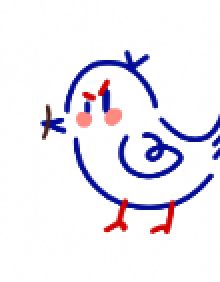
#> input picture core/assets/jingwei-bird.png, 110 x 141 px (shown 2 times larger)
$ python -i framed_canvas.py   (imports and definitions only)
#> lines starting #> are read from the running program, lines starting #| are printed output that depends on the picture; after the words box and inside, x2 and y2 are one past the last pixel; in counts of white or black regions, pixels touching at a corner belong together
#> further down, picture is the input picture: shape (141, 110, 3); mean B, G, R 243.6, 235.3, 238
### core/text_fonts.py
"""Cross-platform font resolution for visible text watermarks.

Latin-only fonts (DejaVu, Arial) load before CJK-capable fonts on Linux Docker
images and silently fail to render Chinese — always prefer CJK paths when the
text requires it, and verify glyph metrics before accepting a font.
"""

from __future__ import annotations

from pathlib import Path

from PIL import Image, ImageDraw, ImageFont

_ASSETS_DIR = Path(__file__).resolve().parent / "assets"

FONT_CJK_PATHS = [
    "C:/Windows/Fonts/msyhbd.ttc",
    "C:/Windows/Fonts/msyh.ttc",
    "C:/Windows/Fonts/simhei.ttf",
    "C:/Windows/Fonts/simsun.ttc",
    "/System/Library/Fonts/PingFang.ttc",
    "/System/Library/Fonts/STHeiti Light.ttc",
    "/usr/share/fonts/truetype/wqy/wqy-microhei.ttc",
    "/usr/share/fonts/truetype/wqy/wqy-microhei/wqy-microhei.ttc",
    "/usr/share/fonts/opentype/noto/NotoSansCJK-Bold.ttc",
    "/usr/share/fonts/opentype/noto/NotoSansCJK-Regular.ttc",
]

FONT_LATIN_PATHS = [
    "C:/Windows/Fonts/arialbd.ttf",
    "C:/Windows/Fonts/arial.ttf",
    "/System/Library/Fonts/Helvetica.ttc",
    "/usr/share/fonts/truetype/dejavu/DejaVuSans-Bold.ttf",
    "/usr/share/fonts/truetype/dejavu/DejaVuSans.ttf",
    str(_ASSETS_DIR / "DejaVuSans-Bold.ttf"),
]


def text_needs_cjk(text: str) -> bool:
    return any(ord(ch) > 127 for ch in text)


def font_renders_text(
    font: ImageFont.FreeTypeFont | ImageFont.ImageFont,
    text: str,
    size: int,
) -> bool:
    sample = text.strip()[:8] or "A"
    dummy = Image.new("L", (max(size * max(len(sample), 1), size * 2), size * 2))
    bbox = ImageDraw.Draw(dummy).textbbox((0, 0), sample, font=font)
    return (bbox[2] - bbox[0]) >= max(4, size // 4) and (bbox[3] - bbox[1]) >= max(4, size // 4)


def get_text_font(
    size: int,
    text: str = "",
) -> ImageFont.FreeTypeFont | ImageFont.ImageFont:
    needs_cjk = text_needs_cjk(text)
    paths = (
        FONT_CJK_PATHS + FONT_LATIN_PATHS
        if needs_cjk
        else FONT_LATIN_PATHS + FONT_CJK_PATHS
    )
    for path in paths:
        try:
            font = ImageFont.truetype(path, size)
            if not needs_cjk or font_renders_text(font, text, size):
                return font
        except (OSError, IOError):
            continue
    return ImageFont.load_default()

### core/framed_canvas.py
"""Framed canvas — wrap the original image in a poisoned border.

Instead of perturbing pixels of the artwork itself, this mode places the
original image at the centre of a larger canvas and fills the border with
diagonal stripes and rotated copyright text.  The image area is preserved
exactly; only the surrounding border is new.

Why this can disrupt AI editing:
- Many edit pipelines crop / resize the *whole* image; the border text and
  stripe pattern enters the model's input space and can confuse subject
  localisation.
- Inpainting models that try to extend the canvas are forced to reckon
  with the high-contrast diagonal stripes and copyright text.

Uses only Pillow and numpy.  No deep-learning dependencies.
"""

from __future__ import annotations

import numpy as np
from PIL import Image, ImageDraw, ImageFont

from core.text_fonts import get_text_font as _get_font

DEFAULT_FRAMED_CANVAS_TEXT = (
    "COPYRIGHT PROTECTED \u2014 Preview Only "
    "\u2014 Unauthorized AI Editing Prohibited"
)

_BORDER_BG = (40, 40, 40)
_STRIPE_COLOR = (70, 70, 70)
_TEXT_COLOR = (180, 180, 180)
_STRIPE_SPACING = 8
_STRIPE_WIDTH = 2

_BORDER_RATIO_MIN = 0.08
_BORDER_RATIO_MAX = 0.20


def _validate_inputs(image: np.ndarray) -> None:
    if image.dtype != np.uint8:
        raise ValueError(f"Input dtype must be uint8, got {image.dtype}.")
    if image.ndim != 3 or image.shape[2] != 3:
        raise ValueError(f"Input must be HxWx3 RGB, got shape {image.shape}.")
    if image.shape[0] < 8 or image.shape[1] < 8:
        raise ValueError(
            f"Image dimensions must be at least 8x8, got {image.shape[:2]}."
        )


def apply_framed_canvas(
    image: np.ndarray,
    *,
    border_text: str = "",
    border_ratio: float = 0.125,
    seed: int = 42,
) -> np.ndarray:
    """Place *image* on a larger canvas with a poisoned diagonal-stripe border.

    Parameters
    ----------
    image : np.ndarray
        RGB uint8, shape ``(H, W, 3)``.
    border_text : str
        Text rendered along the border.  Empty falls back to
        ``DEFAULT_FRAMED_CANVAS_TEXT``.
    border_ratio : float
        Border thickness as a fraction of input dimensions, clamped to
        ``[0.08, 0.20]``.
    seed : int
        Accepted for API symmetry; the transform is deterministic.

    Returns
    -------
    np.ndarray
        RGB uint8, shape ``(H + 2*border_h, W + 2*border_w, 3)``.
    """
#> called with border_text = '', border_ratio = 0.125, seed = 42
    del seed
    _validate_inputs(image)

    ratio = float(np.clip(border_ratio, _BORDER_RATIO_MIN, _BORDER_RATIO_MAX))
    text = border_text.strip() if border_text and border_text.strip() else DEFAULT_FRAMED_CANVAS_TEXT

    h, w = image.shape[:2]
#> h = 141; w = 110
    border_h = max(1, int(h * ratio))
#> border_h = 17
    border_w = max(1, int(w * ratio))
#> border_w = 13

    out_h = h + 2 * border_h
#> out_h = 175
    out_w = w + 2 * border_w
#> out_w = 136

    canvas = Image.new("RGB", (out_w, out_h), _BORDER_BG)
#> canvas: PIL image 136x175 RGB; every value is 40
    draw = ImageDraw.Draw(canvas)

    inner_x0 = border_w
#> inner_x0 = 13
    inner_y0 = border_h
#> inner_y0 = 17
    inner_x1 = border_w + w
#> inner_x1 = 123
    inner_y1 = border_h + h
#> inner_y1 = 158

    for offset in range(-out_h, out_w + out_h, _STRIPE_SPACING):
        p1 = (offset, 0)
        p2 = (offset + out_h, out_h)
        draw.line([p1, p2], fill=_STRIPE_COLOR, width=_STRIPE_WIDTH)

    canvas.paste(Image.fromarray(image), (inner_x0, inner_y0))
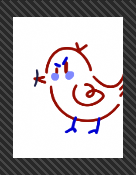
#> canvas: PIL image 136x175 RGB; mean R, G, B 176.6, 171.2, 172.9

    font_size = max(10, border_h // 4)
#> font_size = 10
    font = _get_font(font_size, text)
#> the loop in get_text_font, `for path in paths:` made 1 pass
#> bbox in font_renders_text on pass 1: (0, 3, 52, 10)

    dummy = Image.new("RGBA", (1, 1))
    bbox = ImageDraw.Draw(dummy).textbbox((0, 0), text, font=font)
#> bbox = (0, 2, 391, 12)
    tw = bbox[2] - bbox[0]
#> tw = 391
    th = bbox[3] - bbox[1]
#> th = 10

    strip_w = max(out_w, out_h) + tw
#> strip_w = 566
    text_layer = Image.new("RGBA", (strip_w, th + font_size), (0, 0, 0, 0))
#> text_layer: PIL image 566x20 RGBA; every value is 0
    tlayer_draw = ImageDraw.Draw(text_layer)
    x = 0
    spacing = tw + font_size * 2
#> spacing = 411
    while x < strip_w:
        tlayer_draw.text((x, font_size // 4), text, font=font, fill=_TEXT_COLOR + (255,))
        x += spacing
#> this loop made 2 passes
#> x on passes 1 to 2: 411, 822
#> after the loop, x = 822

    rotated = text_layer.rotate(45, expand=True, resample=Image.BICUBIC)
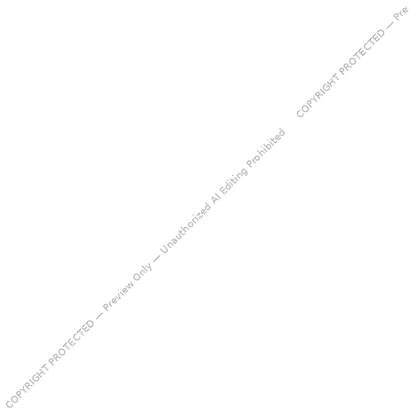
#> rotated: PIL image 416x416 RGBA; mean R, G, B, A 2.9, 2.9, 2.9, 1.8; transparent parts drawn white
    rtw, rth = rotated.size
#> rtw = 416; rth = 416

    overlay = Image.new("RGBA", (out_w, out_h), (0, 0, 0, 0))
#> overlay: PIL image 136x175 RGBA; every value is 0
    overlay.paste(rotated, ((out_w - rtw) // 2, (out_h - rth) // 2), rotated)
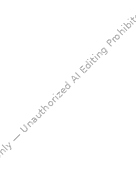
#> overlay: PIL image 136x175 RGBA; mean R, G, B, A 3.1, 3.1, 3.1, 2.7; transparent parts drawn white

    border_mask = Image.new("L", (out_w, out_h), 255)
#> border_mask: PIL image 136x175 L; every value is 255
    ImageDraw.Draw(border_mask).rectangle(
        [inner_x0, inner_y0, inner_x1 - 1, inner_y1 - 1], fill=0
    )
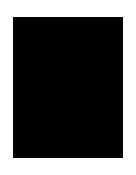
#> border_mask: PIL image 136x175 L; 34.8% white; 1 white region, box (x1, y1, x2, y2) and area: (0, 0, 136, 175) 8290

    ov_arr = np.array(overlay, dtype=np.uint8)
    mask_arr = np.array(border_mask, dtype=np.uint8)
    ov_arr[..., 3] = (ov_arr[..., 3].astype(np.uint16) * mask_arr // 255).astype(np.uint8)
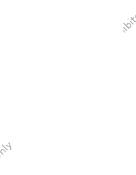
#> ov_arr: shape (175, 136, 4); 2.86% of pixels changed, all inside (x1, y1, x2, y2) = (13, 24, 123, 142); transparent parts drawn white
    overlay = Image.fromarray(ov_arr)

    canvas_rgba = canvas.convert("RGBA")
    composed = Image.alpha_composite(canvas_rgba, overlay)
    return np.array(composed.convert("RGB"), dtype=np.uint8)
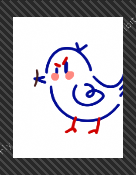
#> returned value: shape (175, 136, 3); mean of channels 0, 1, 2 176.7, 171.3, 173.1; drawn as B, G, R

>>> import cv2
>>> picture = cv2.imread('assets/jingwei-bird.png')
>>> result = apply_framed_canvas(picture)
